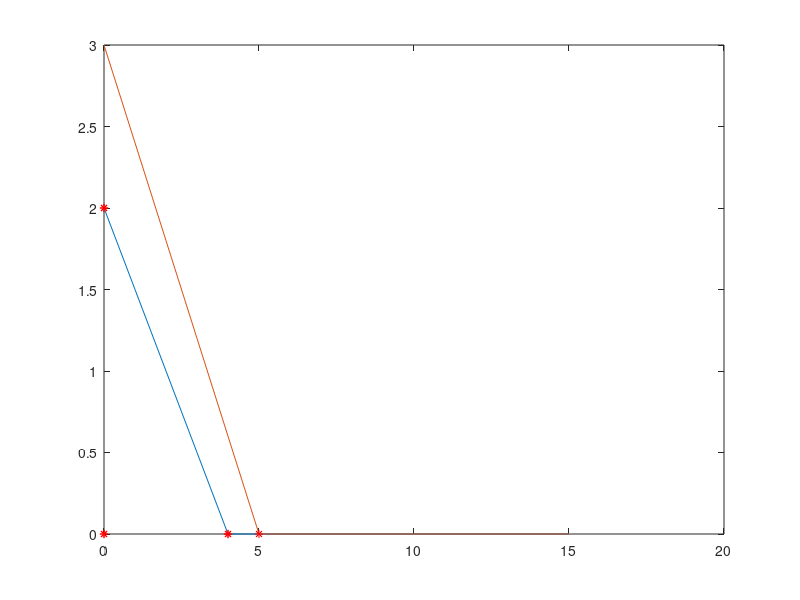

MATLAB code for this plot:
clc
clear

%Graphical Method
z = @(x1,x2) 3*x1 + 2*x2;
c1 = @(x1,x2) 2*x1 + 4*x2 - 8;
c2 = @(x1,x2) 3*x1 + 5*x2 - 15;

A = [2 4;3 5];
B = [8;15];

%Plot lines
m = size(A,1);
x1 = 0:max(B);
for i=1:m
    x22 = (B(i) - A(i,1) * x1)/A(i,2);
    x2 = max(0,x22);
    plot(x1,x2);
    hold on
end

%Finding intersec points
inter = [];
A = [A;[0 1;1 0]];
B = [B;[0;0]];
m = size(A,1);
for i=1:m
    for j = i+1:m
        AA = [A(i,:);A(j,:)];
        BB = [B(i);B(j)];
        X = AA\BB;
        if(X>=0)
            inter = [inter X];
        end
    end
end
for i=1:size(inter,2)
    plot(inter(1,i),inter(2,i),'*r');
    hold on;
end

%Feasible region points
f = [];
for i=1:size(inter,2)
    if(c1(inter(1,i),inter(2,i)) <=0 && c2(inter(1,i),inter(2,i))<=0)
        f = [f [inter(1,i);inter(2,i)]];
    end
end

for i=1:size(f,2)
    plot(f(1,i),f(2,i),'*r');
    hold on;
end

max = 0;
index = 0;
for i=1:size(f,2)
    val = z(f(1,i),f(2,i));
    if(val > max)
        max = val;
        index = i;
    end
end

disp('Optimal')
disp(max)
disp('at')
disp(f(:,index));
